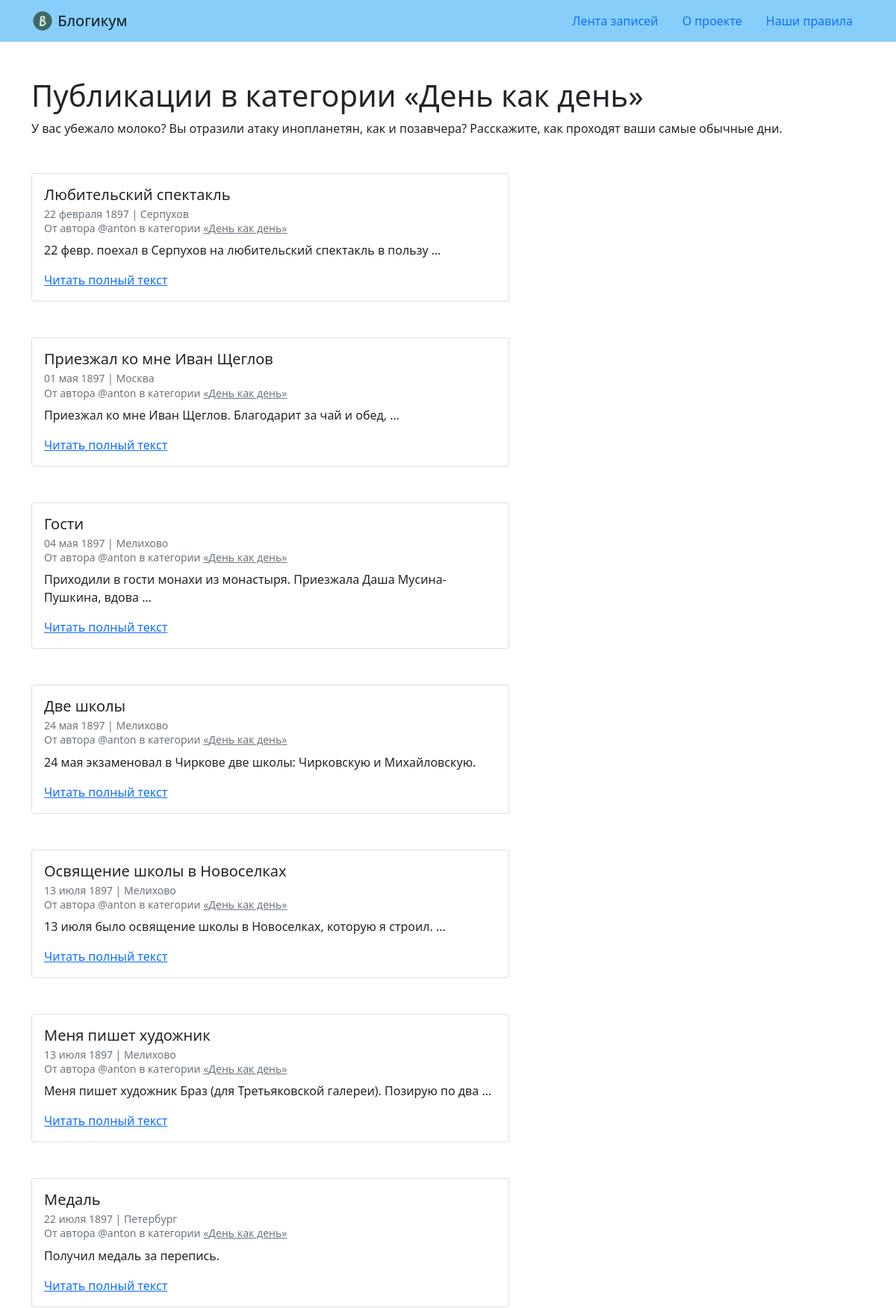
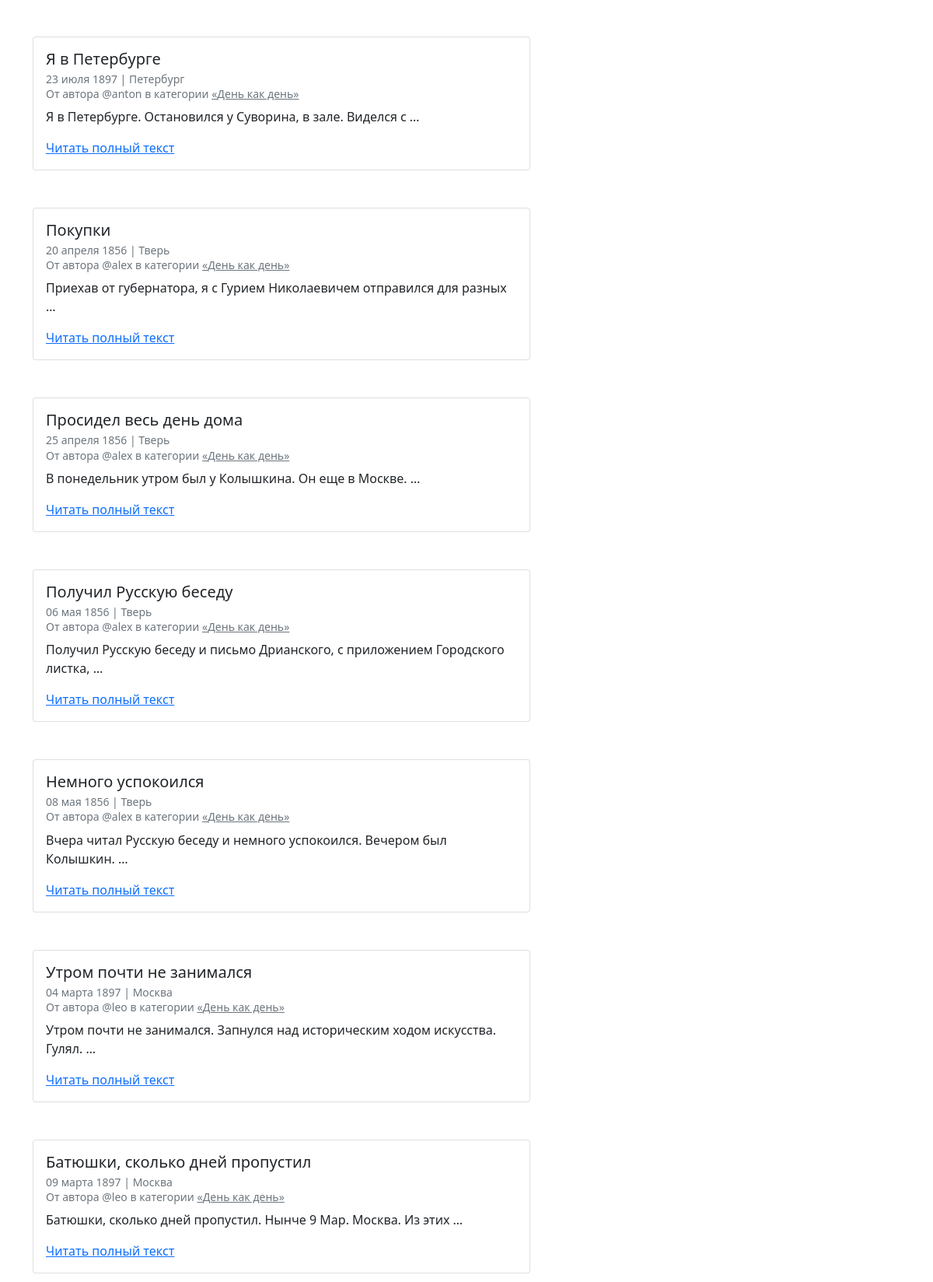
Screenshot of /category/routine/ (upper part) with the database file from the repository (2 pictures, top to bottom).
### blog/models.py (models this page shows, shortened)
class PublishedModel(models.Model):
    is_published = models.BooleanField(
        default=True, verbose_name='Опубликовано',
        help_text='Снимите галочку, чтобы скрыть публикацию.')
    created_at = models.DateTimeField(
        auto_now_add=True, verbose_name='Добавлено')
    class Meta:
        abstract = True

class Category(PublishedModel):
    title = models.CharField(max_length=256, verbose_name='Заголовок')
    description = models.TextField(verbose_name='Описание')
    slug = models.SlugField(
        max_length=64, unique=True, verbose_name='Идентификатор',
        help_text='Идентификатор страницы для URL; разрешены символы '
        'латиницы, цифры, дефис и подчёркивание.')
    class Meta:
        verbose_name = 'категория'
        verbose_name_plural = 'Категории'

class Post(PublishedModel):
    title = models.CharField(max_length=256, verbose_name='Заголовок')
    text = models.TextField(verbose_name='Текст')
    pub_date = models.DateTimeField(
        verbose_name='Дата и время публикации',
        help_text='Если установить дату и время в будущем '
        '— можно делать отложенные публикации.')
    author = models.ForeignKey(
        User, on_delete=models.CASCADE,
        related_name='user',
        verbose_name='Автор публикации')
    location = models.ForeignKey(
        Location, on_delete=models.SET_NULL,
        null=True, blank=True, related_name='posts',
        verbose_name='Местоположение')
    category = models.ForeignKey(
        Category, on_delete=models.SET_NULL,
        null=True,
        verbose_name='Категория')
    class Meta:
        verbose_name = 'публикация'
        verbose_name_plural = 'Публикации'

class Location(PublishedModel):
    name = models.CharField(
        max_length=256, verbose_name='Название места')
    class Meta:
        verbose_name = 'местоположение'
        verbose_name_plural = 'Местоположения'

### blog/views.py (the view)
# urls.py: path('category/<slug:category_slug>/', views.category_posts,
def category_posts(request, category_slug):
    category = get_object_or_404(
        Category, slug=category_slug, is_published=True
    )
    posts = Post.objects.select_related('category', 'author', 'location').filter(
        category=category, is_published=True,
        pub_date__date__lt=datetime.now())
    context = {
        'category': category,
        'post_list': posts
    }
    return render(request, 'blog/category.html', context)

### templates/blog/category.html (shortened to what this page needs)
{% extends "base.html" %}
{% block content %}
<h1>Публикации в категории «{{ category.title }}»</h1>
<p class="mb-5">{{ category.description }}</p>
{% for post in post_list %}
  <article class="mb-5">
    {% include "includes/post_card.html" %}
  </article>
{% endfor %}
{% endblock %}

### templates/includes/post_card.html
<div class="card" style="width: 40rem;">
  <div class="card-body">
    <h5 class="card-title">{{ post.title }}</h5>
    <h6 class="card-subtitle mb-2 text-muted">
      <small>
        {{ post.pub_date|date:"d E Y" }} | {% if post.location and post.location.is_published %}{{ post.location.name }}{% else %}Планета Земля{% endif %}<br>
        От автора @{{ post.author.username }} в категории {% include "includes/category_link.html" %}
      </small>
    </h6>
    <p class="card-text">{{ post.text|truncatewords:10 }}</p>
    <a href="{% url 'blog:post_detail' post.id %}" class="card-link">Читать полный текст</a>
  </div>
</div>

### templates/includes/category_link.html
<a class="text-muted" href="{% url 'blog:category_posts' post.category.slug %}">
  «{{ post.category.title }}»
</a>

### rows the page displays
Category: title "День как день", description "У вас убежало молоко? Вы отразили атаку инопланетян, как и позавчера? Расскажите, как проходят ваши самые обычные дни."
Post: title "Любительский спектакль", pub_date "22 февраля 1897", location.name "Серпухов", author.username "anton", category "День как день", text "22 февр. поехал в Серпухов на любительский спектакль в пользу …"
Post: title "Приезжал ко мне Иван Щеглов", pub_date "01 мая 1897", location.name "Москва", author.username "anton", category "День как день", text "Приезжал ко мне Иван Щеглов. Благодарит за чай и обед, …"
Post: title "Гости", pub_date "04 мая 1897", location.name "Мелихово", author.username "anton", category "День как день", text "Приходили в гости монахи из монастыря. Приезжала Даша Мусина-Пушкина, вдова …"
Post: title "Две школы", pub_date "24 мая 1897", location.name "Мелихово", author.username "anton", category "День как день", text "24 мая экзаменовал в Чиркове две школы: Чирковскую и Михайловскую."
Post: title "Освящение школы в Новоселках", pub_date "13 июля 1897", location.name "Мелихово", author.username "anton", category "День как день", text "13 июля было освящение школы в Новоселках, которую я строил. …"
Post: title "Меня пишет художник", pub_date "13 июля 1897", location.name "Мелихово", author.username "anton", category "День как день", text "Меня пишет художник Браз (для Третьяковской галереи). Позирую по два …"
Post: title "Медаль", pub_date "22 июля 1897", location.name "Петербург", author.username "anton", category "День как день", text "Получил медаль за перепись."
Post: title "Я в Петербурге", pub_date "23 июля 1897", location.name "Петербург", author.username "anton", category "День как день", text "Я в Петербурге. Остановился у Суворина, в зале. Виделся с …"
Post: title "Покупки", pub_date "20 апреля 1856", location.name "Тверь", author.username "alex", category "День как день", text "Приехав от губернатора, я с Гурием Николаевичем отправился для разных …"
Post: title "Просидел весь день дома", pub_date "25 апреля 1856", location.name "Тверь", author.username "alex", category "День как день", text "В понедельник утром был у Колышкина. Он еще в Москве. …"
Post: title "Получил Русскую беседу", pub_date "06 мая 1856", location.name "Тверь", author.username "alex", category "День как день", text "Получил Русскую беседу и письмо Дрианского, с приложением Городского листка, …"
Post: title "Немного успокоился", pub_date "08 мая 1856", location.name "Тверь", author.username "alex", category "День как день", text "Вчера читал Русскую беседу и немного успокоился. Вечером был Колышкин. …"
Post: title "Утром почти не занимался", pub_date "04 марта 1897", location.name "Москва", author.username "leo", category "День как день", text "Утром почти не занимался. Запнулся над историческим ходом искусства. Гулял. …"
Post: title "Батюшки, сколько дней пропустил", pub_date "09 марта 1897", location.name "Москва", author.username "leo", category "День как день", text "Батюшки, сколько дней пропустил. Нынче 9 Мар. Москва. Из этих …"
